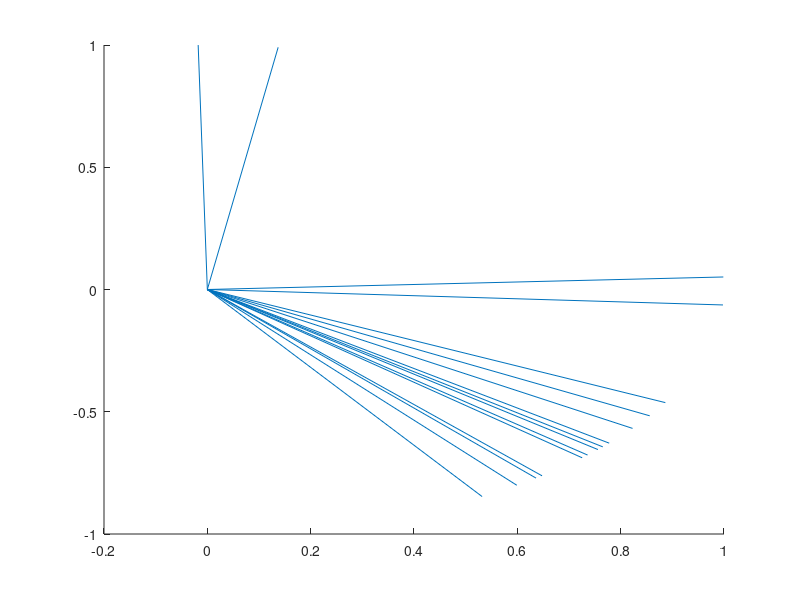

Here is the MATLAB script that generated this plot:
%% Example Title
% Summary of example objective
clear all; close all;
%% Section 1 Title
% Description of first code block

% Co-ordinates of the ref. nodes
REF = [1920 9470;   % 01
       10012 8179;  % 02
       9770 7590;   % 03
       11405 7228;  % 04
       11275 6451;  % 05
       11628 6384.5;% 06
       11438 4948;  % 07
       8140 8274;   % 08
       8392 8486;   % 09
       3280 2750;   % 10
       7250 2085;   % 11
       9990 1620;   % 12
       7485 3225;   % 13
       9505 3893;   % 14
       9602 4278;   % 15
       10412 4150;  % 16
       4090 7920;   % 17
       8010 5290;   % 18
       8255 6099;   % 19
       7733 6151;   % 20
       7490 6136;   % 21
       7061 5420;   % 22
       7634 5342];  % 23
   
   % LINE SEGMENT MODEL (Indeces in the REF-vector)
LINES = [1 8;       % L01
         9 2;       % L02
         2 3;       % L03
         3 4;       % L04
         4 5;       % L05
         5 6;       % L06
         6 7;       % L07
         17 10;     % L08
         10 12;     % L09
         11 13;     % L10
         12 16;     % L3.875
         16 15;     % L12
         15 14;     % L13
         19 21;     % L14
         22 18;     % L15
         20 23];    % L16
     
LINEMODEL = [REF(LINES(:,1),1:2) REF(LINES(:,2),1:2)];

figure, hold on;
rot = [0 -1;1 0] % 90 degree rotation matrix
for kk = 1:size(LINEMODEL, 1),
    L1 = [LINEMODEL(kk,1:2); LINEMODEL(kk,3:4)]; % [X1, X2; Y1, Y2]
    L2 = [LINEMODEL(kk,1), LINEMODEL(kk,1); LINEMODEL(kk,3), LINEMODEL(kk,3)]; % [X1, X1; Y1, Y1]
    V = rot*(L1-L2);      % Rotate line 90 degrees and move it to origo (rot*[0,  X2-X1; 0, Y2-Y1])
    U = V/norm(V);        % Normalize for unitvector
    R(kk,1:2) = dot(U, L1);
    line([U(1,:)], [U(2,:)])
end;
hold off;



%% Section 2 Title
% Description of second code block
b = 2;
